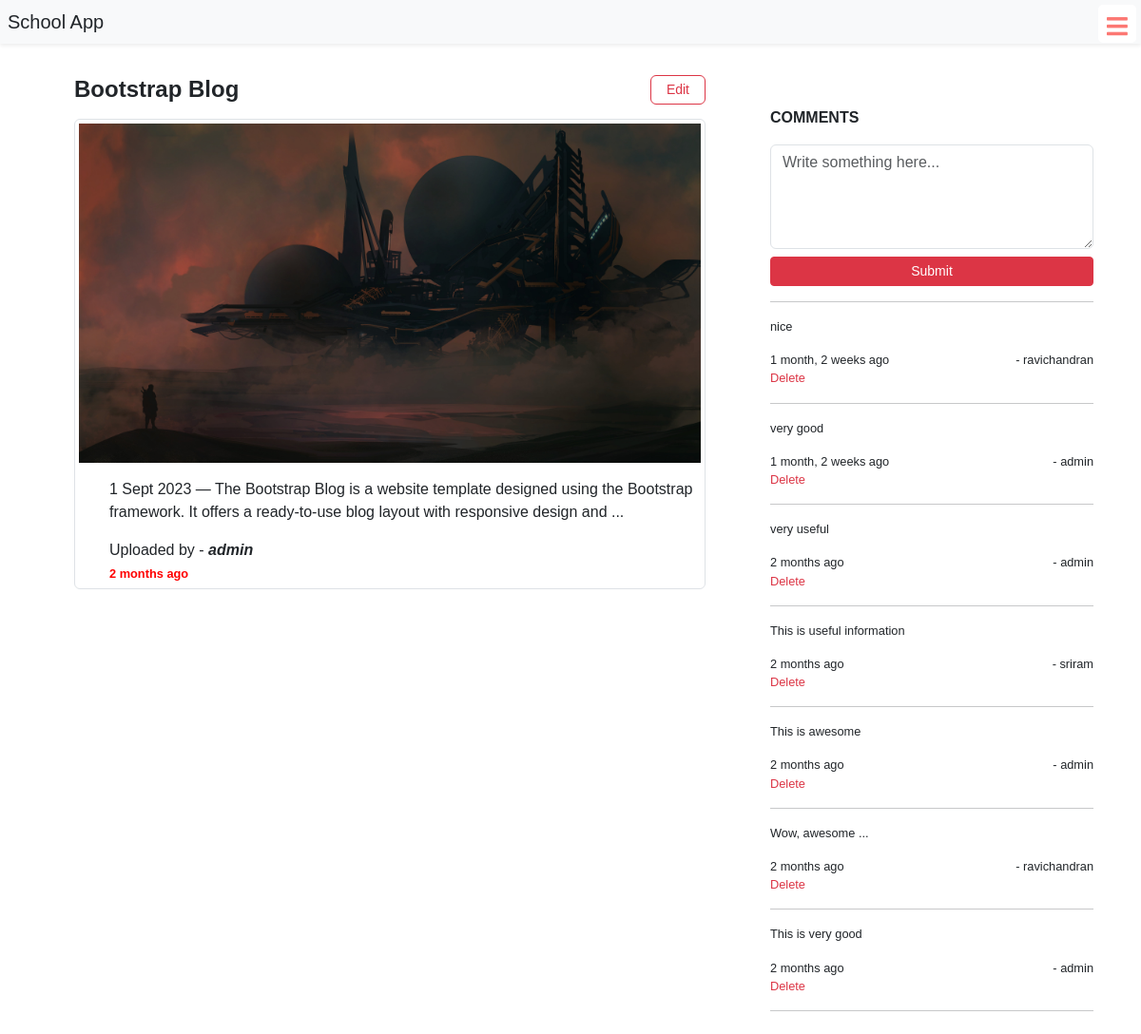
The page /announcement/4 (signed in) on the database its author committed.
### schoolapp/models.py (models this page shows, shortened)
class BasicInfo(models.Model):
    created_at = models.DateTimeField(auto_now_add=True)
    updated_at = models.DateTimeField(auto_now=True)

class Announcement(BasicInfo):
    created_by = models.ForeignKey(User, on_delete=models.CASCADE)
    image = models.ImageField(upload_to='media/announcement',blank=True,null=True)
    title = models.CharField(max_length=255)
    content = models.TextField()
    announce_to = models.IntegerField(default=0)  # 0 - indicates For Everyone

class BasicInfo(models.Model):
    created_at = models.DateTimeField(auto_now_add=True)
    updated_at = models.DateTimeField(auto_now=True)

class Comment(BasicInfo):
    created_by = models.ForeignKey(User, on_delete=models.CASCADE)
    content = models.TextField()
    announcement_post = models.ForeignKey(Announcement, on_delete=models.CASCADE)

### schoolapp/views.py (the view)
# urls.py: path("announcement/<int:id>",views.announcement,name="announchment"),
@login_required(login_url="signin")
def announcement(request,id):
    announcement = Announcement.objects.get(id=id)
    if request.method == 'POST':
        content = request.POST['content']
        new_comment = Comment(created_by = request.user, content = content, announcement_post = announcement)
        new_comment.save()
    comments = Comment.objects.filter(announcement_post = announcement)[::-1]
    context = {
        'announcement':announcement,
        'comments':comments
    }
    return render(request,"announcement-page.html",context)

### templates/announcement-page.html (shortened to what this page needs)
{% extends "base.html" %}
{% load static %}
{% block body %}
<div class="container-fluid container-md " style="margin-top: 2rem;">
    <div class="section">
        <div class="row">
            <div class="col-12 col-md-8 announce-section">
                <div class="d-flex justify-content-between align-items-center">
                    <h2 class="title fw-bold">{{announcement.title}}</h2>
                    <a href="{% url 'edit_announchment' announcement.id %}" class="btn btn-sm btn-outline-danger rounded px-3 ">Edit</a>
                </div>
                <div class="img-thumbnail text-center">
                    {% if announcement.image %}
                    <img src="{{announcement.image.url}}" class="my-auto mb-3 w-100" alt="">
                    {% endif %}
                    <div class="inner-content text-start">
                        <p>{{announcement.content}}</p>
                        <span>Uploaded by - <span class="fw-bold fst-italic">{{announcement.created_by}}</span></span>
                        <br>
                        <span class="posted small">{{announcement.created_at | timesince}} ago</span>
                    </div>
                </div>
            </div>
            <div class="col-12 col-md-4">
                <div class="right-section mt-5 p-2">
                    <p class="fw-bold text-uppercase">Comments</p>
                    <form action="" method="post">
                        <textarea name="content" class="form-control" id="comments" cols="30" rows="4"
                            placeholder="Write something here..."></textarea>
                        <button type="submit" class="btn btn-danger w-100 mt-2 btn-sm">Submit</button>
                    </form>
                    <hr>
                    {% for comment in comments %}
                    <div class="comment-section">
                        <p class="comment">{{comment.content}}</p>
                        <span class="float-end"> - {{comment.created_by}}</span>
                        <span class="">{{comment.created_at|timesince}} ago</span><br>
                        {% if request.user.is_staff or request.user == comment.created_by %}
                        <a href="{% url 'delete_comment' comment.id %}" class="text-danger">Delete</a>
                        {% endif %}
                        <hr>
                    </div>
                    {% endfor %}
                </div>
            </div>
        </div>
    </div>
</div>
{% endblock body %}

### templates/announcement-page.html (style rules this page uses)
body { font-family: 'Lucida Sans', 'Lucida Sans Regular', 'Lucida Grande', 'Lucida Sans Unicode', Geneva, Verdana, sans-serif; }
.announce-section { padding: 0 3rem; margin: auto; margin-top: .5rem; }
.title { font-size: 1.5rem; margin: 1rem 0; }
.inner-content { padding-left: 2rem; }
.posted { color: red; font-size: .8rem; font-weight: 600; }
.comment-section { font-size: .8rem; }
a { text-decoration: none; }

### templates/base.html (style rules this page uses)
body { font-family: Arial, Helvetica, sans-serif; }
* { margin: 0; padding: 0; text-decoration: none; }
:root { --accent-color: #fff; --gradient-color: #FBFBFB; }
body { margin: 0 !important; padding: 0 !important; }

### rows shown on the page
Announcement: title "Bootstrap Blog", image (picture), content "1 Sept 2023 — The Bootstrap Blog is a website template designed using the Bootstrap framework. It offers a ready-to-use blog layout with responsive design and ...", created_by "admin"
BasicInfo: created_at "2 months"
Comment: content "nice", created_by "ravichandran", created_at "1 month, 2 weeks"
Comment: content "very good", created_by "admin", created_at "1 month, 2 weeks"
Comment: content "very useful", created_by "admin", created_at "2 months"
Comment: content "This is useful information", created_by "sriram", created_at "2 months"
Comment: content "This is awesome", created_by "admin", created_at "2 months"
Comment: content "Wow, awesome ...", created_by "ravichandran", created_at "2 months"
Comment: content "This is very good", created_by "admin", created_at "2 months"
